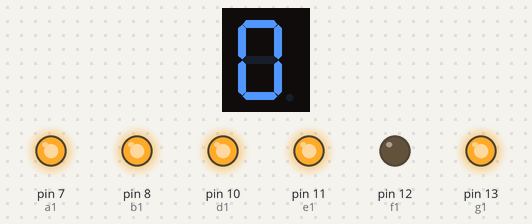
Bench run of a sketch on a simulated Arduino Uno, built with avr-gcc and run on an emulated ATmega328P. Parts: 1-digit seven-segment display, output pins drawn as LEDs (lit = HIGH). Wiring (inferred from the names in the program): 1-digit 7-segment display, segments lit when HIGH: segments pin 0, pin 1, pin 2, pin 3, pin 4, pin 5, pin 6. The segment pins are drawn as the display they are named for; pins used as bus, display or sensor lines are not drawn.

Above: at 1.05 s.
At 1.9 s:
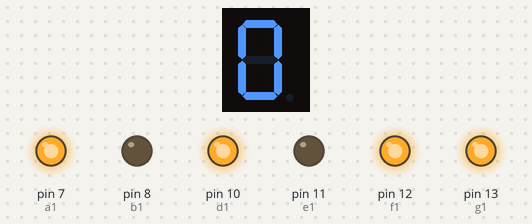
At 14.5 s:
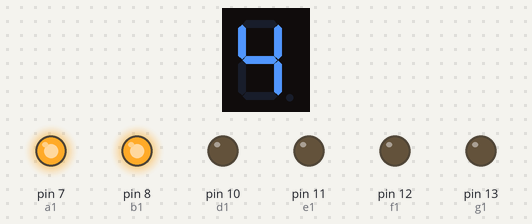
At 18.7 s:
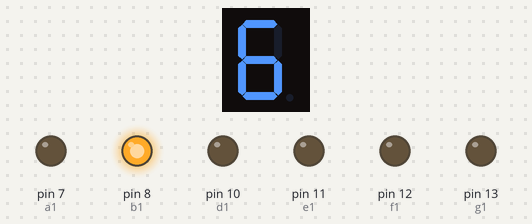
At 27.1 s:
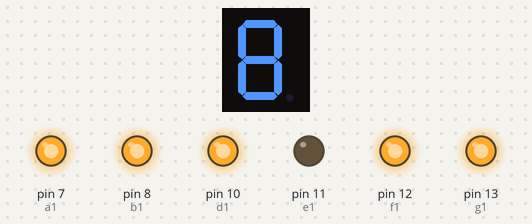
At 37.0 s:
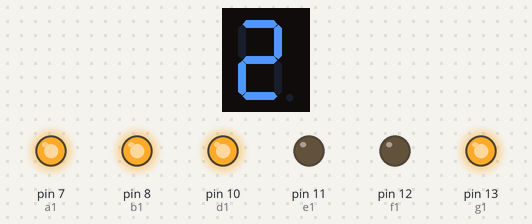
Timing chart, 0 to 40.0 s (numbered marks = the images above):
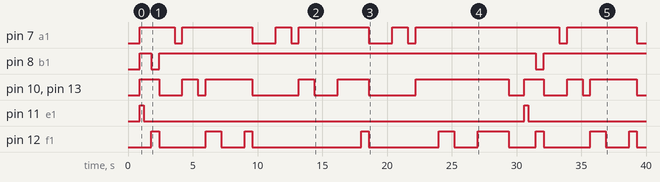

Measured:
- by itself, pin 7 (a1): LOW → HIGH at 0.90 s, → LOW 2.7 s later, → HIGH 0.60 s later, → LOW 5.4 s later, … (14 changes in this stretch)
- by itself, pin 8 (b1): goes HIGH 0.90 s, LOW 0.60 s, HIGH 29.1 s, LOW 0.60 s, then HIGH
- by itself, pin 10 (d1), pin 13 (g1): LOW → HIGH at 0.90 s, → LOW 1.5 s later, → HIGH 1.8 s later, → LOW 1.2 s later, … (18 changes in this stretch)
- by itself, pin 11 (e1): alternates HIGH for 0.30 s and LOW for 29.4 s
- by itself, pin 12 (f1): LOW → HIGH at 1.8 s, → LOW 0.60 s later, → HIGH 3.6 s later, → LOW 1.2 s later, … (18 changes in this stretch)
- what the display in image 0 shows lasts 2.7 s, from 0.9 s to 3.6 s
- what the display in image 2 shows lasts 3.6 s, from 12.6 s to 16.2 s

The sketch:

Pillajo_Gustavo_Embebidos_Deber2.ino
```cpp
const int a=0;
const int b=1;
const int c=2;
const int d=3;
const int e=4;
const int f=5;
const int g=6;
const int a1=7;
const int b1=8;
const int c1=9;
const int d1=10;
const int e1=11;
const int f1=12;
const int g1=13;
int cont;

void setup(){
  pinMode(a,OUTPUT);
  pinMode(b,OUTPUT);
  pinMode(c,OUTPUT);
  pinMode(d,OUTPUT);
  pinMode(e,OUTPUT);
  pinMode(f,OUTPUT);
  pinMode(g,OUTPUT);

  pinMode(a1,OUTPUT);
  pinMode(b1,OUTPUT);
  pinMode(c1,OUTPUT);
  pinMode(d1,OUTPUT);
  pinMode(e1,OUTPUT);
  pinMode(f1,OUTPUT);
  pinMode(g1,OUTPUT);

  }
  void loop(){
    for(cont=0;cont<99;cont++){
    delay(300);
     switch(cont){
        case 2:
          digitalWrite(a,HIGH);
          digitalWrite(b,HIGH);
          digitalWrite(c,HIGH);
          digitalWrite(d,HIGH);
          digitalWrite(e,HIGH);
          digitalWrite(f,HIGH);
          digitalWrite(g,LOW);

          digitalWrite(a1,HIGH);
          digitalWrite(b1,HIGH);
          digitalWrite(c1,LOW);
          digitalWrite(d1,HIGH);
          digitalWrite(e1,HIGH);
          digitalWrite(f1,LOW);
          digitalWrite(g1,HIGH);
        break;
        case 3:
          digitalWrite(a,HIGH);
          digitalWrite(b,HIGH);
          digitalWrite(c,HIGH);
          digitalWrite(d,HIGH);
          digitalWrite(e,HIGH);
          digitalWrite(f,HIGH);
          digitalWrite(g,LOW);

          digitalWrite(a1,HIGH);
          digitalWrite(b1,HIGH);
          digitalWrite(c1,HIGH);
          digitalWrite(d1,HIGH);
          digitalWrite(e1,LOW);
          digitalWrite(f1,LOW);
          digitalWrite(g1,HIGH);
        break;
        case 5:
          digitalWrite(a,HIGH);
          digitalWrite(b,HIGH);
          digitalWrite(c,HIGH);
          digitalWrite(d,HIGH);
          digitalWrite(e,HIGH);
          digitalWrite(f,HIGH);
          digitalWrite(g,LOW);

          digitalWrite(a1,HIGH);
          digitalWrite(b1,LOW);
          digitalWrite(c1,HIGH);
          digitalWrite(d1,HIGH);
          digitalWrite(e1,LOW);
          digitalWrite(f1,HIGH);
          digitalWrite(g1,HIGH);
        break;
        case 7:
          digitalWrite(a,HIGH);
          digitalWrite(b,HIGH);
          digitalWrite(c,HIGH);
          digitalWrite(d,HIGH);
          digitalWrite(e,HIGH);
          digitalWrite(f,HIGH);
          digitalWrite(g,LOW);

          digitalWrite(a1,HIGH);
          digitalWrite(b1,HIGH);
          digitalWrite(c1,HIGH);
          digitalWrite(d1,LOW);
          digitalWrite(e1,LOW);
          digitalWrite(f1,LOW);
          digitalWrite(g1,LOW);
        break;
        case 11:
          digitalWrite(a,LOW);
          digitalWrite(b,HIGH);
          digitalWrite(c,HIGH);
          digitalWrite(d,LOW);
          digitalWrite(e,LOW);
          digitalWrite(f,LOW);
          digitalWrite(g,LOW);

          digitalWrite(a1,LOW);
          digitalWrite(b1,HIGH);
          digitalWrite(c1,HIGH);
          digitalWrite(d1,LOW);
          digitalWrite(e1,LOW);
          digitalWrite(f1,LOW);
          digitalWrite(g1,LOW);
        break;
        case 13:
          digitalWrite(a,LOW);
          digitalWrite(b,HIGH);
          digitalWrite(c,HIGH);
          digitalWrite(d,LOW);
          digitalWrite(e,LOW);
          digitalWrite(f,LOW);
          digitalWrite(g,LOW);

          digitalWrite(a1,HIGH);
          digitalWrite(b1,HIGH);
          digitalWrite(c1,HIGH);
          digitalWrite(d1,HIGH);
          digitalWrite(e1,LOW);
          digitalWrite(f1,LOW);
          digitalWrite(g1,HIGH);
        break;
        case 17:
          digitalWrite(a,LOW);
          digitalWrite(b,HIGH);
          digitalWrite(c,HIGH);
          digitalWrite(d,LOW);
          digitalWrite(e,LOW);
          digitalWrite(f,LOW);
          digitalWrite(g,LOW);

          digitalWrite(a1,HIGH);
          digitalWrite(b1,HIGH);
          digitalWrite(c1,HIGH);
          digitalWrite(d1,LOW);
          digitalWrite(e1,LOW);
          digitalWrite(f1,LOW);
          digitalWrite(g1,LOW);
        break;
        case 19:
          digitalWrite(a,LOW);
          digitalWrite(b,HIGH);
          digitalWrite(c,HIGH);
          digitalWrite(d,LOW);
          digitalWrite(e,LOW);
          digitalWrite(f,LOW);
          digitalWrite(g,LOW);

          digitalWrite(a1,HIGH);
          digitalWrite(b1,HIGH);
          digitalWrite(c1,HIGH);
          digitalWrite(d1,HIGH);
          digitalWrite(e1,LOW);
          digitalWrite(f1,HIGH);
          digitalWrite(g1,HIGH);
        break;
        case 23:
          digitalWrite(a,HIGH);
          digitalWrite(b,HIGH);
          digitalWrite(c,LOW);
          digitalWrite(d,HIGH);
          digitalWrite(e,HIGH);
          digitalWrite(f,LOW);
          digitalWrite(g,HIGH);

          digitalWrite(a1,HIGH);
          digitalWrite(b1,HIGH);
          digitalWrite(c1,HIGH);
          digitalWrite(d1,HIGH);
          digitalWrite(e1,LOW);
          digitalWrite(f1,LOW);
          digitalWrite(g1,HIGH);
        break;
        case 29:
          digitalWrite(a,HIGH);
          digitalWrite(b,HIGH);
          digitalWrite(c,LOW);
          digitalWrite(d,HIGH);
          digitalWrite(e,HIGH);
          digitalWrite(f,LOW);
          digitalWrite(g,HIGH);

          digitalWrite(a1,HIGH);
          digitalWrite(b1,HIGH);
          digitalWrite(c1,HIGH);
          digitalWrite(d1,HIGH);
          digitalWrite(e1,LOW);
          digitalWrite(f1,HIGH);
          digitalWrite(g1,HIGH);
        break;
        case 31:
          digitalWrite(a,HIGH);
          digitalWrite(b,HIGH);
          digitalWrite(c,HIGH);
          digitalWrite(d,HIGH);
          digitalWrite(e,LOW);
          digitalWrite(f,LOW);
          digitalWrite(g,HIGH);

          digitalWrite(a1,LOW);
          digitalWrite(b1,HIGH);
          digitalWrite(c1,HIGH);
          digitalWrite(d1,LOW);
          digitalWrite(e1,LOW);
          digitalWrite(f1,LOW);
          digitalWrite(g1,LOW);
        break;
        case 37:
          digitalWrite(a,HIGH);
          digitalWrite(b,HIGH);
          digitalWrite(c,HIGH);
          digitalWrite(d,HIGH);
          digitalWrite(e,LOW);
          digitalWrite(f,LOW);
          digitalWrite(g,HIGH);

          digitalWrite(a1,HIGH);
          digitalWrite(b1,HIGH);
          digitalWrite(c1,HIGH);
          digitalWrite(d1,LOW);
          digitalWrite(e1,LOW);
          digitalWrite(f1,LOW);
          digitalWrite(g1,LOW);
        break;
        case 41:
          digitalWrite(a,LOW);
          digitalWrite(b,HIGH);
          digitalWrite(c,HIGH);
          digitalWrite(d,LOW);
          digitalWrite(e,LOW);
          digitalWrite(f,HIGH);
          digitalWrite(g,HIGH);

          digitalWrite(a1,LOW);
          digitalWrite(b1,HIGH);
          digitalWrite(c1,HIGH);
          digitalWrite(d1,LOW);
          digitalWrite(e1,LOW);
          digitalWrite(f1,LOW);
          digitalWrite(g1,LOW);
        break;
        case 43:
          digitalWrite(a,LOW);
          digitalWrite(b,HIGH);
          digitalWrite(c,HIGH);
          digitalWrite(d,LOW);
          digitalWrite(e,LOW);
          digitalWrite(f,HIGH);
          digitalWrite(g,HIGH);

          digitalWrite(a1,HIGH);
          digitalWrite(b1,HIGH);
          digitalWrite(c1,HIGH);
          digitalWrite(d1,HIGH);
          digitalWrite(e1,LOW);
          digitalWrite(f1,LOW);
          digitalWrite(g1,HIGH);
        break;
        case 47:
          digitalWrite(a,LOW);
          digitalWrite(b,HIGH);
          digitalWrite(c,HIGH);
          digitalWrite(d,LOW);
          digitalWrite(e,LOW);
          digitalWrite(f,HIGH);
          digitalWrite(g,HIGH);

          digitalWrite(a1,HIGH);
          digitalWrite(b1,HIGH);
          digitalWrite(c1,HIGH);
          digitalWrite(d1,LOW);
          digitalWrite(e1,LOW);
          digitalWrite(f1,LOW);
          digitalWrite(g1,LOW);
        break;
        case 53:
          digitalWrite(a,HIGH);
          digitalWrite(b,LOW);
          digitalWrite(c,HIGH);
          digitalWrite(d,HIGH);
          digitalWrite(e,LOW);
          digitalWrite(f,HIGH);
          digitalWrite(g,HIGH);

          digitalWrite(a1,HIGH);
          digitalWrite(b1,HIGH);
          digitalWrite(c1,HIGH);
          digitalWrite(d1,HIGH);
          digitalWrite(e1,LOW);
          digitalWrite(f1,LOW);
          digitalWrite(g1,HIGH);
        break;
        case 59:
          digitalWrite(a,HIGH);
          digitalWrite(b,LOW);
          digitalWrite(c,HIGH);
          digitalWrite(d,HIGH);
          digitalWrite(e,LOW);
          digitalWrite(f,HIGH);
          digitalWrite(g,HIGH);

          digitalWrite(a1,HIGH);
          digitalWrite(b1,HIGH);
          digitalWrite(c1,HIGH);
          digitalWrite(d1,HIGH);
          digitalWrite(e1,LOW);
          digitalWrite(f1,HIGH);
          digitalWrite(g1,HIGH);
        break;
        case 61:
          digitalWrite(a,HIGH);
          digitalWrite(b,LOW);
          digitalWrite(c,HIGH);
          digitalWrite(d,HIGH);
          digitalWrite(e,HIGH);
          digitalWrite(f,HIGH);
          digitalWrite(g,HIGH);

          digitalWrite(a1,LOW);
          digitalWrite(b1,HIGH);
          digitalWrite(c1,HIGH);
          digitalWrite(d1,LOW);
          digitalWrite(e1,LOW);
          digitalWrite(f1,LOW);
          digitalWrite(g1,LOW);

        break;
        case 67:
          digitalWrite(a,HIGH);
          digitalWrite(b,LOW);
          digitalWrite(c,HIGH);
          digitalWrite(d,HIGH);
          digitalWrite(e,HIGH);
          digitalWrite(f,HIGH);
          digitalWrite(g,HIGH);

          digitalWrite(a1,HIGH);
          digitalWrite(b1,HIGH);
          digitalWrite(c1,HIGH);
          digitalWrite(d1,LOW);
          digitalWrite(e1,LOW);
          digitalWrite(f1,LOW);
          digitalWrite(g1,LOW);
        break;
        case 71:
          digitalWrite(a,HIGH);
          digitalWrite(b,HIGH);
          digitalWrite(c,HIGH);
          digitalWrite(d,LOW);
          digitalWrite(e,LOW);
          digitalWrite(f,LOW);
          digitalWrite(g,LOW);

          digitalWrite(a1,LOW);
          digitalWrite(b1,HIGH);
          digitalWrite(c1,HIGH);
          digitalWrite(d1,LOW);
          digitalWrite(e1,LOW);
          digitalWrite(f1,LOW);
          digitalWrite(g1,LOW);
        break;
        case 73:
          digitalWrite(a,HIGH);
          digitalWrite(b,HIGH);
          digitalWrite(c,HIGH);
          digitalWrite(d,LOW);
          digitalWrite(e,LOW);
          digitalWrite(f,LOW);
          digitalWrite(g,LOW);

          digitalWrite(a1,HIGH);
          digitalWrite(b1,HIGH);
          digitalWrite(c1,HIGH);
          digitalWrite(d1,HIGH);
          digitalWrite(e1,LOW);
          digitalWrite(f1,LOW);
          digitalWrite(g1,HIGH);
        break;
        case 79:
          digitalWrite(a,HIGH);
          digitalWrite(b,HIGH);
          digitalWrite(c,HIGH);
          digitalWrite(d,LOW);
          digitalWrite(e,LOW);
          digitalWrite(f,LOW);
          digitalWrite(g,LOW);

          digitalWrite(a1,HIGH);
          digitalWrite(b1,HIGH);
          digitalWrite(c1,HIGH);
          digitalWrite(d1,HIGH);
          digitalWrite(e1,LOW);
          digitalWrite(f1,HIGH);
          digitalWrite(g1,HIGH);
        break;
        case 83:
          digitalWrite(a,HIGH);
          digitalWrite(b,HIGH);
          digitalWrite(c,HIGH);
          digitalWrite(d,HIGH);
          digitalWrite(e,HIGH);
          digitalWrite(f,HIGH);
          digitalWrite(g,HIGH);

          digitalWrite(a1,HIGH);
          digitalWrite(b1,HIGH);
          digitalWrite(c1,HIGH);
          digitalWrite(d1,HIGH);
          digitalWrite(e1,LOW);
          digitalWrite(f1,LOW);
          digitalWrite(g1,HIGH);
        break;
        case 89:
          digitalWrite(a,HIGH);
          digitalWrite(b,HIGH);
          digitalWrite(c,HIGH);
          digitalWrite(d,HIGH);
          digitalWrite(e,HIGH);
          digitalWrite(f,HIGH);
          digitalWrite(g,HIGH);

          digitalWrite(a1,HIGH);
          digitalWrite(b1,HIGH);
          digitalWrite(c1,HIGH);
          digitalWrite(d1,HIGH);
          digitalWrite(e1,LOW);
          digitalWrite(f1,HIGH);
          digitalWrite(g1,HIGH);
          break;
          case 97:
          digitalWrite(a,HIGH);
          digitalWrite(b,HIGH);
          digitalWrite(c,HIGH);
          digitalWrite(d,HIGH);
          digitalWrite(e,LOW);
          digitalWrite(f,HIGH);
          digitalWrite(g,HIGH);

          digitalWrite(a1,HIGH);
          digitalWrite(b1,HIGH);
          digitalWrite(c1,HIGH);
          digitalWrite(d1,LOW);
          digitalWrite(e1,LOW);
          digitalWrite(f1,LOW);
          digitalWrite(g1,LOW);
          break;
      }
    }
    }
```
